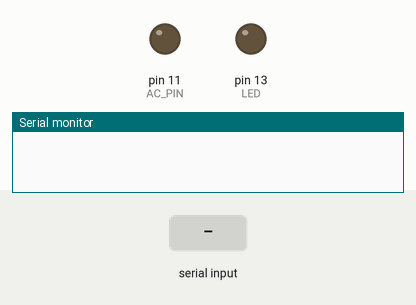
Recording of a sketch running on a simulated Arduino Uno, built with avr-gcc and run on an emulated ATmega328P. Parts: output pins drawn as LEDs (lit = HIGH), the last lines printed to the serial monitor. Inputs (shaded band) come from the test bench.

Above: at 1.2 s.
1.3 s: "T" received over Serial
At 2.5 s:
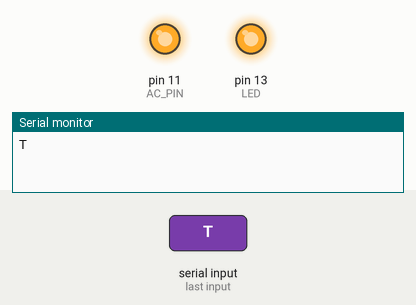
2.8 s: "F" received over Serial
At 3.3 s:
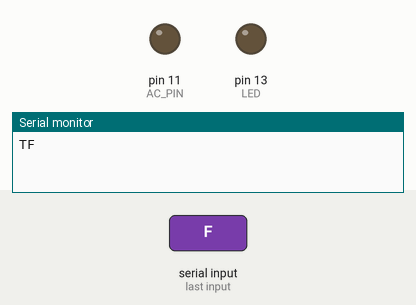
Timing chart, 0 to 5.8 s (numbered marks = the images above; inputs shaded):
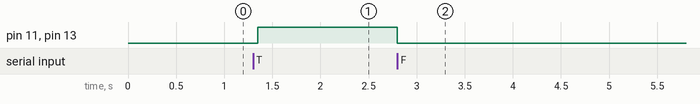

Measured:
- after the input at 1.3 s, pin 11 (AC_PIN), pin 13 (LED): LOW → HIGH after 0.05 s
- after the input at 2.8 s, pin 11 (AC_PIN), pin 13 (LED): HIGH → LOW at once

The sketch:

sketch.ino
```cpp
#define AC_PIN 11

#define LED 13

void setup()
{
    Serial.begin(9600);
    pinMode(AC_PIN, OUTPUT);
    pinMode(LED, OUTPUT);
}

void loop()
{
  if (Serial.available() > 0) {
    char cmd = Serial.read();
    Serial.write(cmd);

    switch (cmd) {
      case 'T':
        digitalWrite(AC_PIN, HIGH);
        digitalWrite(LED, HIGH);
        break;
      case 'F':
        digitalWrite(AC_PIN, LOW);
        digitalWrite(LED, LOW);
        break;
      default:
        break;
    }
  }
  delay(50);
}
```
